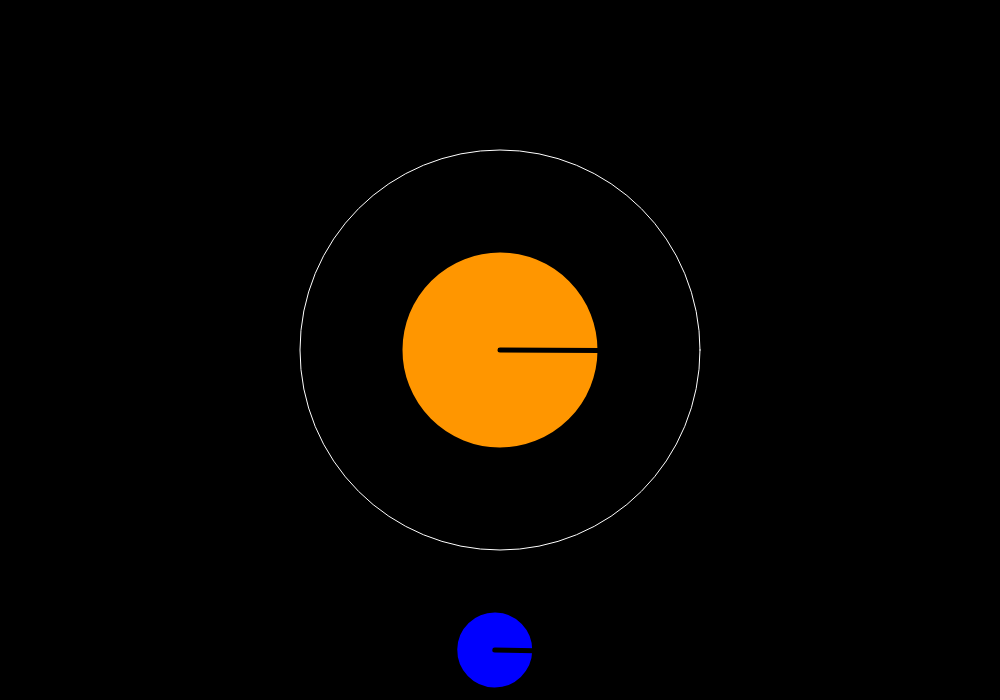
Frame 1 (no input)
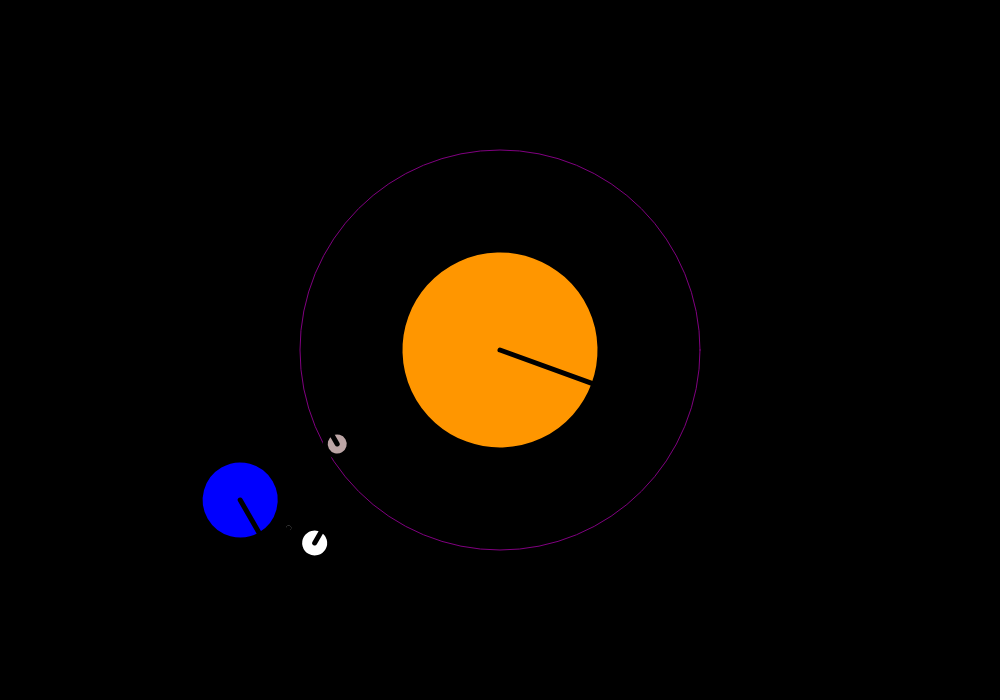
Frame 60 (no input)
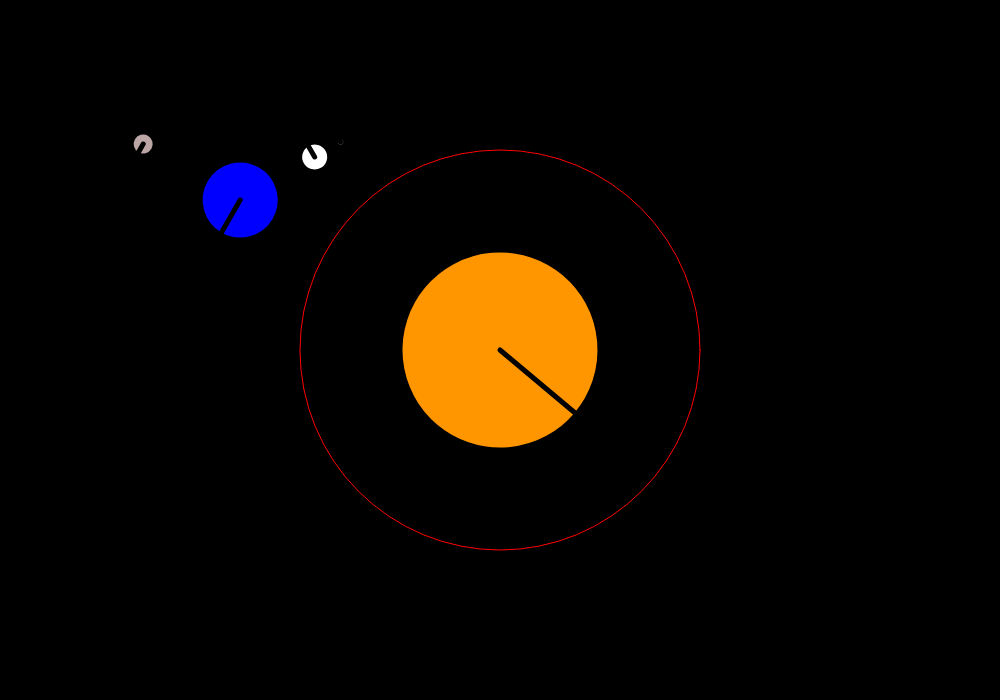
Frame 120 (the mouse pressed at the canvas centre since frame 60)

The p5.js sketch that drew these frames (run headless with seeded random() and noise() and a simulated clock; from frame 60 on, the mouse is pressed at the canvas centre):

// p5.js sketch
// ── sketch.js
var speed;
var rotationAngle = 1;
const colors= ['white', 'purple', "red",'pink', 'yellow', 'brown','cyan']
let currentIndex = 0;
let frameCounter = 0;
let frameDelay = 60;
function setup() {
  createCanvas(1000, 700);
}

function draw() {
  //Increasing the counter each time
  frameCounter++;
  background(0);
  speed = frameCount;


 //This is to slow down the color changing sopeed
 if (frameCounter >= frameDelay) {
  currentIndex = (currentIndex + 1) % colors.length;
  frameCounter = 0;
}
  // Calling the circle function
  circleAroundSun()
  translate(width / 2, height / 2);

  // Drawing the sun  
    push();

  rotate(radians(speed / 3));
  celestialObj(color(255, 150, 0), 200,  0);

 
  pop();




  // Drawing the earth
  push();
  rotate(radians(speed)); 
  celestialObj(color(0, 0, 255), 80,  300);


      // First moon
        push();
       rotate(radians(-speed * 2));
      celestialObj(color(255), 30,86)
  
  
        //Planet Around the  moon
         push();
  rotate(radians(speed*3));
  celestialObj(color(200, 200, 200), 10,30); 
  pop();

  pop();

  // Second Moon
  push();
  rotate(radians(-speed*3))
  celestialObj(color(188,165,165),24,112 )
 pop();
 pop();



}


/*
Function takes in the following paramet
-->Color
-->Size
--> Translate postion

*/
function celestialObj(color, size, translatePoint) {

  //It moves the object to the center of the orbit
  translate(0, translatePoint) 
  strokeWeight(5);
  fill(color);
  stroke(0);
  ellipse(0, 0, size, size);
  line(0, 0, size / 2, 0);
}


function circleAroundSun(){

//Color changing
 stroke(colors[currentIndex]);        
 noFill(); 

 // Calculate the circle's position
 var x = width / 2;
 var y = height/2;
 
 // Draw the circle
 ellipse(x, y, 400);
 
 
}
